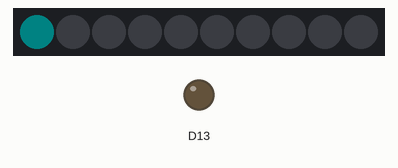
Bench run of a sketch on a simulated Adafruit Circuit Playground Express. Parts: 10 RGB LEDs in strip order, left to right, output pins drawn as LEDs (lit = HIGH). Dim RGB values are drawn brighter than linear.

Above: at 0.1 s.
At 1.0 s:
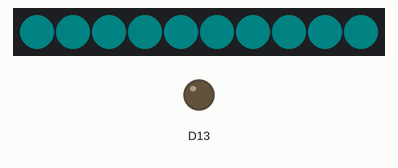
At 2.2 s:
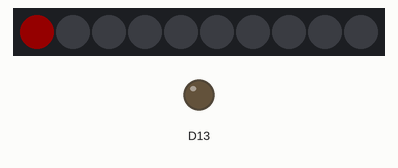
At 11.2 s:
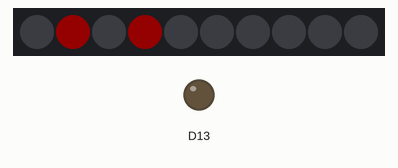
At 20.2 s:
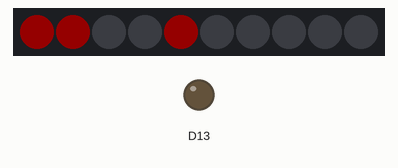
At 38.3 s:
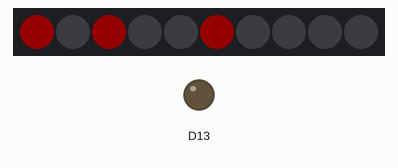

Measured:
- what the display in image 1 shows lasts 1.2 s, from 0.9 s to 2.1 s
- what the display in image 2 shows lasts 1.0 s, from 2.1 s to 3.1 s

The sketch:

BinaryCounter.ino
```cpp
#include <Adafruit_CircuitPlayground.h>

int pixel[] = {0, 0, 0, 0, 0, 0, 0, 0, 0, 0};
int digits = 10;

void clearit()  {
  for (int led = 0; led <= digits; led++) {
    CircuitPlayground.setPixelColor(led, 0, 80, 80);
    delay(100);
  }
}

void setup() {
  CircuitPlayground.begin();
  CircuitPlayground.clearPixels();
  clearit();
}

int wait = 1000;

void loop() {

  delay(wait);

  for (int decimalNumber = 1; decimalNumber <= pow(2, digits) - 1; decimalNumber++) {
    for (int binaryDigit = 1; binaryDigit <= digits; binaryDigit++) {
      int power = pow(2, binaryDigit);
      int num = int(power);
      int denom = int(power / 2);
      pixel[binaryDigit - 1] = decimalNumber % num / denom;
    }
    for (int led = 0; led <= digits; led++) {
      if (pixel[led] == 1) {
        CircuitPlayground.setPixelColor(led, 255, 0, 0);
      }
      else {
        CircuitPlayground.setPixelColor(led, 0, 0, 0);
      }
    }

    delay(wait);
  }
  clearit();
}
```
